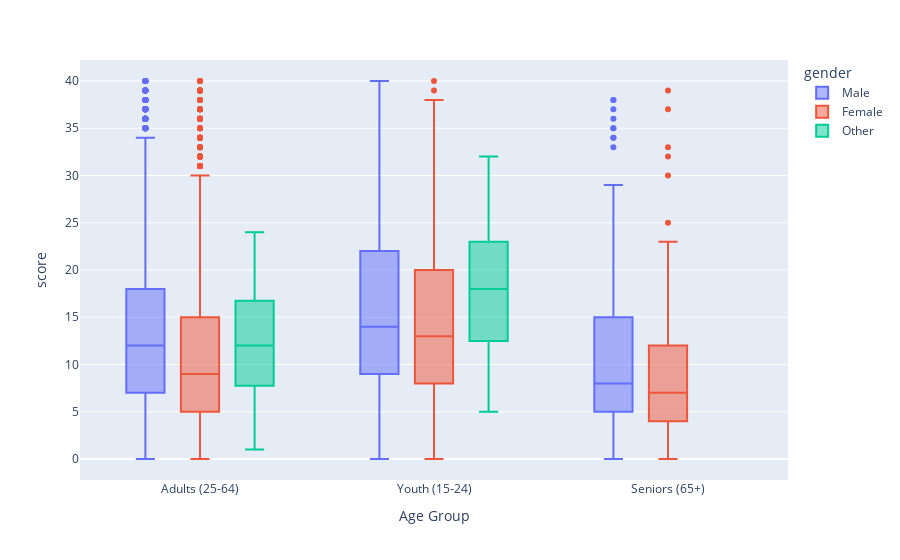

Notebook code cell kept with this figure:
### Code cell
display(px.box(data, x = 'Age Group', y = 'score', color = 'gender'))
pd.crosstab(data["score"], data["Age Group"])

### Figure 1 — Plotly figure (JSON) as saved in the notebook; plotly's stock layout.template omitted (floating-point values rounded to 4 significant figures; data arrays with more than 128 entries replaced by an {"elided": "..."} marker saying what was removed)
{"data": [{"alignmentgroup": "True", "hovertemplate": "gender=Male<br>Age Group=%{x}<br>score=%{y}<extra></extra>", "legendgroup": "Male", "marker": {"color": "#636efa"}, "name": "Male", "notched": false, "offsetgroup": "Male", "orientation": "v", "showlegend": true, "type": "box", "x": {"elided": "6369 str values"}, "x0": " ", "xaxis": "x", "y": {"elided": "6369 int values"}, "y0": " ", "yaxis": "y"}, {"alignmentgroup": "True", "hovertemplate": "gender=Female<br>Age Group=%{x}<br>score=%{y}<extra></extra>", "legendgroup": "Female", "marker": {"color": "#EF553B"}, "name": "Female", "notched": false, "offsetgroup": "Female", "orientation": "v", "showlegend": true, "type": "box", "x": {"elided": "4713 str values"}, "x0": " ", "xaxis": "x", "y": {"elided": "4713 int values"}, "y0": " ", "yaxis": "y"}, {"alignmentgroup": "True", "hovertemplate": "gender=Other<br>Age Group=%{x}<br>score=%{y}<extra></extra>", "legendgroup": "Other", "marker": {"color": "#00cc96"}, "name": "Other", "notched": false, "offsetgroup": "Other", "orientation": "v", "showlegend": true, "type": "box", "x": ["Adults (25-64)", "Youth (15-24)", "Adults (25-64)", "Adults (25-64)", "Youth (15-24)", "Adults (25-64)", "Adults (25-64)", "Youth (15-24)", "Adults (25-64)", "Adults (25-64)", "Adults (25-64)", "Adults (25-64)", "Adults (25-64)", "Adults (25-64)", "Adults (25-64)", "Youth (15-24)", "Youth (15-24)", "Youth (15-24)", "Youth (15-24)", "Adults (25-64)", "Youth (15-24)", "Youth (15-24)", "Youth (15-24)", "Youth (15-24)", "Adults (25-64)", "Adults (25-64)", "Adults (25-64)", "Youth (15-24)", "Youth (15-24)", "Adults (25-64)", "Adults (25-64)", "Adults (25-64)", "Adults (25-64)", "Adults (25-64)", "Youth (15-24)", "Youth (15-24)", "Youth (15-24)"], "x0": " ", "xaxis": "x", "y": [20, 28, 8, 15, 10, 16, 4, 23, 6, 20, 4, 8, 1, 9, 13, 22, 23, 14, 28, 12, 17, 11, 21, 16, 12, 19, 12, 15, 19, 11, 7, 20, 12, 24, 5, 9, 32], "y0": " ", "yaxis": "y"}], "layout": {"boxmode": "group", "legend": {"title": {"text": "gender"}, "tracegroupgap": 0}, "margin": {"t": 60}, "xaxis": {"anchor": "y", "domain": [0, 1], "title": {"text": "Age Group"}}, "yaxis": {"anchor": "x", "domain": [0, 1], "title": {"text": "score"}}}}
